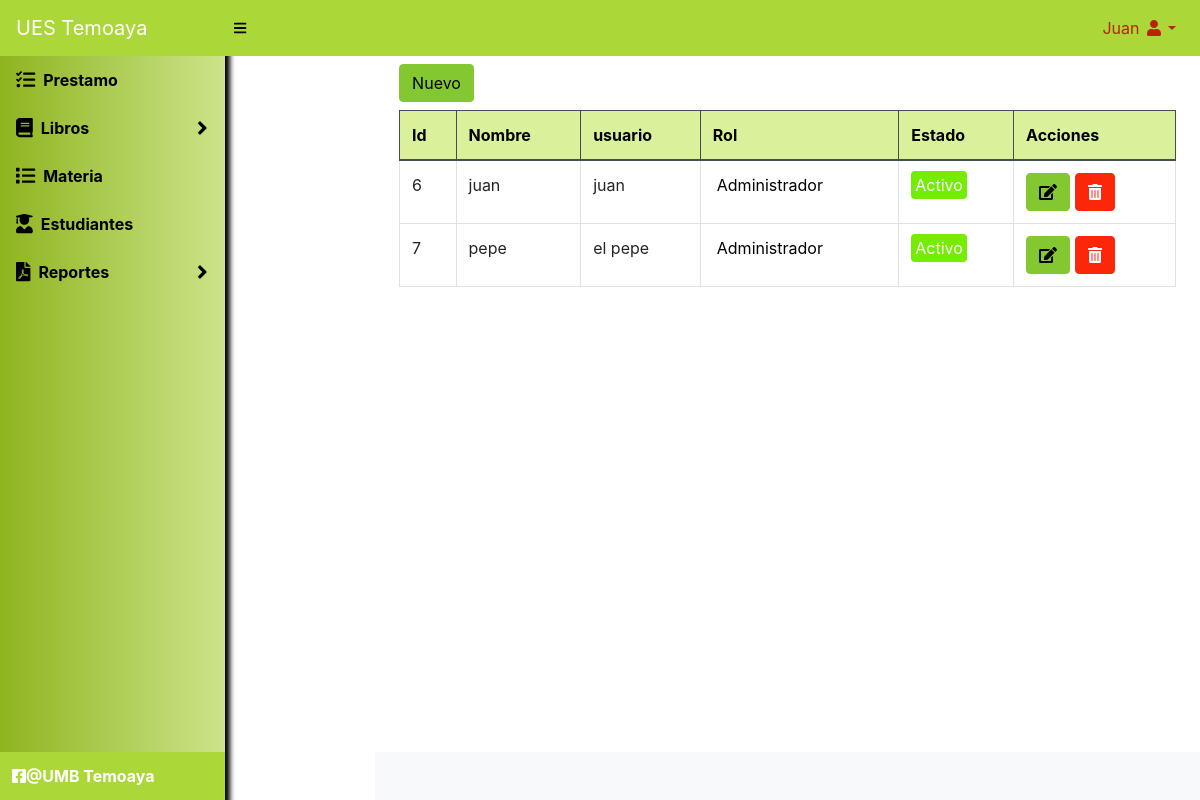
Page /biblioteca/usuarios/listar (signed in) on the committed database.
### tables this page shows
CREATE TABLE `usuarios` (
  `id` int(11) NOT NULL,
  `usuario` varchar(20) NOT NULL,
  `nombre` varchar(40) NOT NULL,
  `clave` varchar(100) NOT NULL,
  `rol` varchar(20) NOT NULL,
  `estado` tinyint(1) DEFAULT NULL
);

### biblioteca/Libraries/Core/Views.php (called while the page is built)
<?php
class Views{
    function getView($controller, $view, $data="", $alert="", $config = "", $cliente = "")
    {
        $controller = get_class($controller);
        if ($controller == "Home") {
            $view = "Views/".$view.".php";
        }else{
            $view = "Views/" . $controller . "/" . $view . ".php";
        }
        require_once($view);
    }
}
?>

### biblioteca/Controller/Usuarios.php (called while the page is built, shortened)
<?php
class Usuarios extends Controllers
{
    public function listar()
    {
        $data = $this->model->selectUsuarios();
        $this->views->getView($this, "listar", $data);
    }
}

### biblioteca/index.php (called while the page is built, shortened)
<?php
require_once("Helpers/Helpers.php");
require_once("Libraries/Core/Load.php");
?>

### biblioteca/Libraries/Core/Mysql.php (called while the page is built, shortened)
<?php
class Mysql extends Conexion{
    private $conexion;
    function __construct()
    {
        $this->conexion = new Conexion();
        $this->conexion = $this->conexion->conect();
    }
    public function select_all(string $query){
        $this->strquery = $query;
        $result = $this->conexion->prepare($this->strquery);
        $result->execute();
        $data = $result->fetchall(PDO::FETCH_ASSOC);
        return $data;
    }
}
?>

### biblioteca/Libraries/Core/Conexion.php (called while the page is built)
<?php
class Conexion{
    private $conect;
    public function __construct()
    {
      $conexion = "mysql:host=".HOST.";dbname=".BD.";.CHARSET.";
      try {
          $this->conect = new PDO($conexion, DB_USER, PASS);
          $this->conect->setAttribute(PDO::ATTR_ERRMODE, PDO::ERRMODE_EXCEPTION);
      } catch (PDOException $e) {
          $this->conect = "Error en la conexion";
          echo "Error: " . $e->getMessage();
      }
    }
    public function conect()
    {
        return $this->conect;
    }
}
?>

### biblioteca/Models/UsuariosModel.php (called while the page is built, shortened)
<?php
class UsuariosModel extends Mysql{
    public function selectUsuarios()
    {
        $sql = "SELECT * FROM usuarios";
        $res = $this->select_all($sql);
        return $res;
    }
}
?>

### biblioteca/Helpers/Helpers.php (called while the page is built, shortened)
<?php
function base_url()
{
    return BASE_URL;
}
?>

### biblioteca/Views/usuarios/listar.php (the view, shortened to what this page needs)
<div id="layoutSidenav_content">
    <main>
        <div class="container-fluid">
            <div class="row">
                <div class="col-lg-12 mt-2">
                    <div class="row">
                        <div class="col-lg-6 mb-2">
                            <button class="btn btn-primary" type="button" data-toggle="modal" data-target="#nuevo_user">Nuevo</button>
                        </div>
                    </div>
                    <div class="table-responsive">
                        <table class="table table-hover table-bordered" id="table">
                            <thead class="thead-dark">
                                <tr>
                                    <th>Id</th>
                                    <th>Nombre</th>
                                    <th>usuario</th>
                                    <th>Rol</th>
                                    <th>Estado</th>
                                    <th>Acciones</th>
                                </tr>
                            </thead>
                            <tbody>
                                <?php
                                foreach ($data as $us) {
                                    if ($us['rol'] == 1) {
                                        $rol = '<span class="badge-success p-1 rounded">Administrador</span>';
                                    } else {
                                        $rol = '<span class="badge-secondary p-1 rounded">Supervisor</span>';
                                    }
                                    if ($us['estado'] == 1) {
                                        $estado = '<span class="badge-primary p-1 rounded">Activo</span>';
                                    } else {
                                        $estado = '<span class="badge-danger p-1 rounded">Inactivo</span>';
                                    }
                                ?>
                                    <tr>
                                        <td><?php echo $us['id']; ?></td>
                                        <td><?php echo $us['nombre']; ?></td>
                                        <td><?php echo $us['usuario']; ?></td>
                                        <td><?php echo $rol; ?></td>
                                        <td><?php echo $estado; ?></td>
                                        <td>
                                            <a href="<?php echo base_url() ?>Usuarios/editar?id=<?php echo $us['id']; ?>" class="btn btn-primary"><i class="fas fa-edit"></i></a>
                                            <?php if ($us['estado'] == 1) { ?>
                                                <form action="<?php echo base_url() ?>Usuarios/eliminar" method="post" class="d-inline eliminar">
                                                    <button type="submit" class="btn btn-danger"><i class="fas fa-trash-alt"></i></button>
                                                </form>
                                            <?php } ?>
                                        </td>
                                    </tr>
                                <?php } ?>
                            </tbody>
                        </table>
                    </div>
                </div>
            </div>
        </div>
    </main>

### rows in the picture
usuarios: id "6", nombre "juan", usuario "juan", rol "Administrador", estado "Activo"
usuarios: id "7", nombre "pepe", usuario "el pepe", rol "Administrador", estado "Activo"

### other values in the picture
$_SESSION['nombre'] "Juan"
